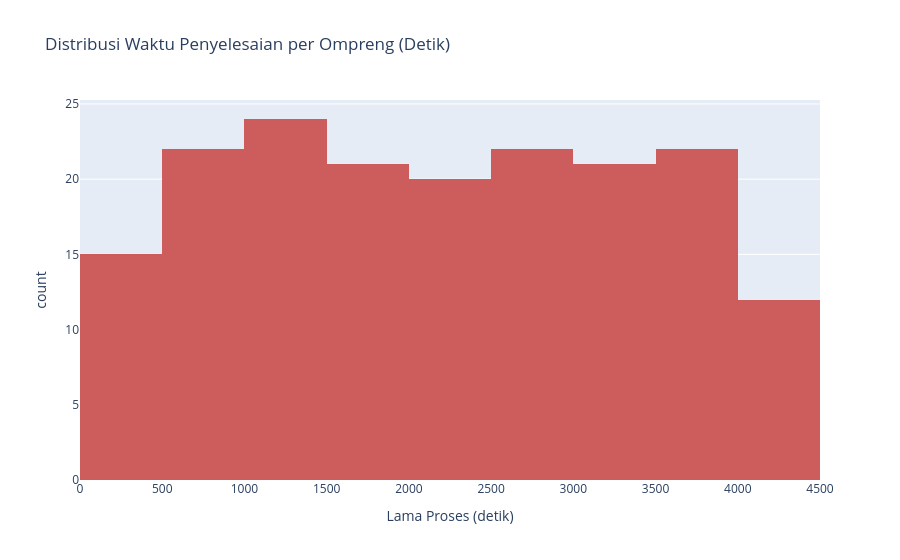
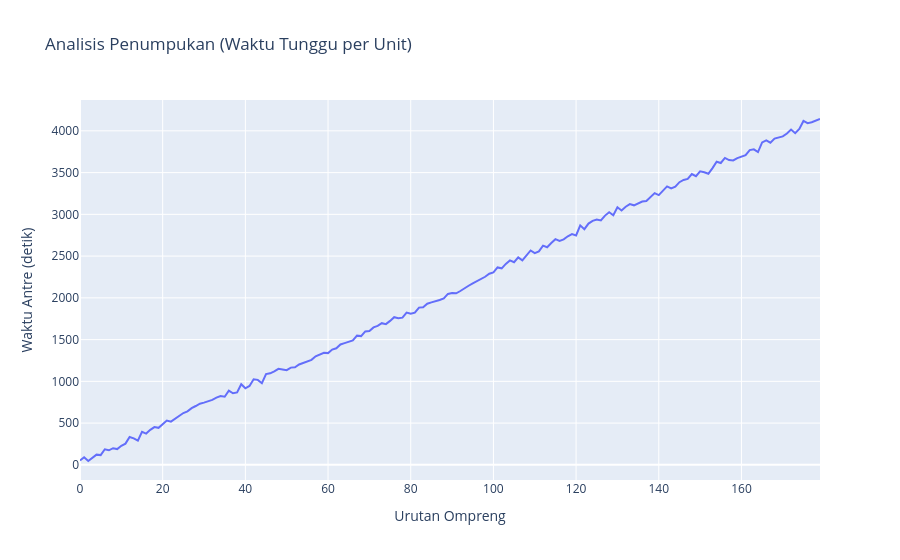

The cell these charts' notebook holds for them, in order:
### Code cell
# Visualisasi Distribusi Waktu Selesai
fig = px.histogram(df, x="durasi_total", 
                   title="Distribusi Waktu Penyelesaian per Ompreng (Detik)",
                   labels={'durasi_total': 'Lama Proses (detik)'},
                   color_discrete_sequence=['indianred'])
fig.show()

# Visualisasi Bottleneck (Tren Antrean)
fig2 = px.line(df.sort_values('id'), x="id", y="waktu_tunggu",
              title="Analisis Penumpukan (Waktu Tunggu per Unit)",
              labels={'id': 'Urutan Ompreng', 'waktu_tunggu': 'Waktu Antre (detik)'})
fig2.show()

### Figure 1 — Plotly figure (JSON) as saved in the notebook; plotly's stock layout.template omitted (floating-point values rounded to 4 significant figures; data arrays with more than 128 entries replaced by an {"elided": "..."} marker saying what was removed)
{"data": [{"bingroup": "x", "hovertemplate": "Lama Proses (detik)=%{x}<br>count=%{y}<extra></extra>", "legendgroup": "", "marker": {"color": "indianred", "pattern": {"shape": ""}}, "name": "", "orientation": "v", "showlegend": false, "type": "histogram", "x": {"elided": "179 float values"}, "xaxis": "x", "yaxis": "y"}], "layout": {"barmode": "relative", "legend": {"tracegroupgap": 0}, "title": {"text": "Distribusi Waktu Penyelesaian per Ompreng (Detik)"}, "xaxis": {"anchor": "y", "domain": [0, 1], "title": {"text": "Lama Proses (detik)"}}, "yaxis": {"anchor": "x", "domain": [0, 1], "title": {"text": "count"}}}}

### Figure 2 — Plotly figure (JSON) as saved in the notebook; plotly's stock layout.template omitted (floating-point values rounded to 4 significant figures; data arrays with more than 128 entries replaced by an {"elided": "..."} marker saying what was removed)
{"data": [{"hovertemplate": "Urutan Ompreng=%{x}<br>Waktu Antre (detik)=%{y}<extra></extra>", "legendgroup": "", "line": {"color": "#636efa", "dash": "solid"}, "marker": {"symbol": "circle"}, "mode": "lines", "name": "", "orientation": "v", "showlegend": false, "type": "scatter", "x": {"elided": "179 int values"}, "xaxis": "x", "y": {"elided": "179 float values"}, "yaxis": "y"}], "layout": {"legend": {"tracegroupgap": 0}, "title": {"text": "Analisis Penumpukan (Waktu Tunggu per Unit)"}, "xaxis": {"anchor": "y", "domain": [0, 1], "title": {"text": "Urutan Ompreng"}}, "yaxis": {"anchor": "x", "domain": [0, 1], "title": {"text": "Waktu Antre (detik)"}}}}
